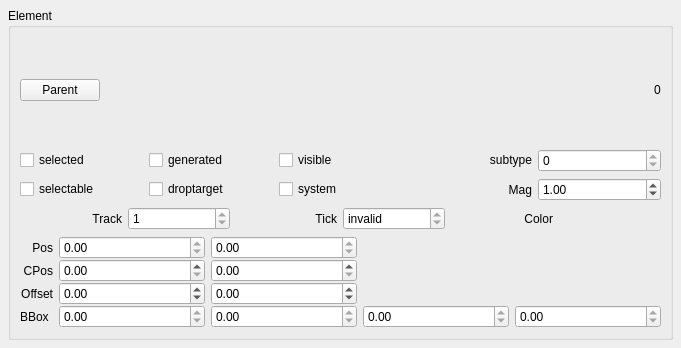
<?xml version="1.0" encoding="UTF-8"?>
<ui version="4.0">
 <class>ElementBase</class>
 <widget class="QWidget" name="ElementBase">
  <property name="geometry">
   <rect>
    <x>0</x>
    <y>0</y>
    <width>681</width>
    <height>348</height>
   </rect>
  </property>
  <property name="windowTitle">
   <string>Form</string>
  </property>
  <layout class="QVBoxLayout">
   <property name="spacing">
    <number>6</number>
   </property>
   <property name="margin">
    <number>8</number>
   </property>
   <item>
    <widget class="QGroupBox" name="groupBox">
     <property name="toolTip">
      <string notr="true"/>
     </property>
     <property name="title">
      <string notr="true" comment="do not translate">Element</string>
     </property>
     <property name="flat">
      <bool>true</bool>
     </property>
     <layout class="QVBoxLayout" name="verticalLayout">
      <item>
       <layout class="QHBoxLayout">
        <property name="spacing">
         <number>6</number>
        </property>
        <property name="margin">
         <number>0</number>
        </property>
        <item>
         <widget class="QPushButton" name="parentButton">
          <property name="text">
           <string notr="true">Parent</string>
          </property>
         </widget>
        </item>
        <item>
         <spacer>
          <property name="orientation">
           <enum>Qt::Horizontal</enum>
          </property>
          <property name="sizeHint" stdset="0">
           <size>
            <width>40</width>
            <height>20</height>
           </size>
          </property>
         </spacer>
        </item>
        <item>
         <widget class="QLabel" name="address">
          <property name="toolTip">
           <string notr="true"/>
          </property>
          <property name="text">
           <string notr="true">0</string>
          </property>
         </widget>
        </item>
       </layout>
      </item>
      <item>
       <layout class="QGridLayout" name="gridLayout_2">
        <property name="margin">
         <number>0</number>
        </property>
        <item row="0" column="0">
         <widget class="QCheckBox" name="selected">
          <property name="text">
           <string notr="true" comment="do not translate">selected</string>
          </property>
         </widget>
        </item>
        <item row="0" column="2">
         <widget class="QCheckBox" name="generated">
          <property name="text">
           <string notr="true" comment="do not translate">generated</string>
          </property>
         </widget>
        </item>
        <item row="0" column="3">
         <widget class="QCheckBox" name="visible">
          <property name="text">
           <string notr="true" comment="do not translate">visible</string>
          </property>
         </widget>
        </item>
        <item row="0" column="5">
         <widget class="QLabel" name="label_4">
          <property name="sizePolicy">
           <sizepolicy hsizetype="Minimum" vsizetype="Fixed">
            <horstretch>0</horstretch>
            <verstretch>0</verstretch>
           </sizepolicy>
          </property>
          <property name="toolTip">
           <string notr="true"/>
          </property>
          <property name="text">
           <string notr="true" comment="do not translate">subtype</string>
          </property>
          <property name="alignment">
           <set>Qt::AlignRight</set>
          </property>
         </widget>
        </item>
        <item row="0" column="6">
         <widget class="QSpinBox" name="subtype">
          <property name="sizePolicy">
           <sizepolicy hsizetype="Preferred" vsizetype="Fixed">
            <horstretch>0</horstretch>
            <verstretch>0</verstretch>
           </sizepolicy>
          </property>
          <property name="toolTip">
           <string notr="true"/>
          </property>
          <property name="readOnly">
           <bool>true</bool>
          </property>
          <property name="maximum">
           <number>999999999</number>
          </property>
         </widget>
        </item>
        <item row="1" column="0">
         <widget class="QCheckBox" name="selectable">
          <property name="text">
           <string>selectable</string>
          </property>
         </widget>
        </item>
        <item row="1" column="2">
         <widget class="QCheckBox" name="droptarget">
          <property name="text">
           <string>droptarget</string>
          </property>
         </widget>
        </item>
        <item row="1" column="3">
         <widget class="QCheckBox" name="systemFlag">
          <property name="toolTip">
           <string notr="true"/>
          </property>
          <property name="text">
           <string notr="true" comment="do not translate">system</string>
          </property>
         </widget>
        </item>
        <item row="1" column="6">
         <widget class="QDoubleSpinBox" name="mag">
          <property name="value">
           <double>1.000000000000000</double>
          </property>
         </widget>
        </item>
        <item row="1" column="5">
         <widget class="QLabel" name="label_11">
          <property name="text">
           <string notr="true" comment="do not translate">Mag</string>
          </property>
          <property name="alignment">
           <set>Qt::AlignRight|Qt::AlignTrailing|Qt::AlignVCenter</set>
          </property>
         </widget>
        </item>
       </layout>
      </item>
      <item>
       <layout class="QHBoxLayout">
        <property name="spacing">
         <number>6</number>
        </property>
        <property name="margin">
         <number>0</number>
        </property>
        <item>
         <widget class="QLabel" name="label">
          <property name="toolTip">
           <string notr="true"/>
          </property>
          <property name="text">
           <string notr="true" comment="do not translate">Track</string>
          </property>
          <property name="textFormat">
           <enum>Qt::PlainText</enum>
          </property>
          <property name="alignment">
           <set>Qt::AlignRight|Qt::AlignTrailing|Qt::AlignVCenter</set>
          </property>
         </widget>
        </item>
        <item>
         <widget class="QSpinBox" name="track">
          <property name="sizePolicy">
           <sizepolicy hsizetype="Preferred" vsizetype="Fixed">
            <horstretch>0</horstretch>
            <verstretch>0</verstretch>
           </sizepolicy>
          </property>
          <property name="toolTip">
           <string notr="true"/>
          </property>
          <property name="readOnly">
           <bool>true</bool>
          </property>
          <property name="minimum">
           <number>1</number>
          </property>
          <property name="maximum">
           <number>4</number>
          </property>
         </widget>
        </item>
        <item>
         <widget class="QLabel" name="label_2">
          <property name="text">
           <string notr="true" comment="do not translate">Tick</string>
          </property>
          <property name="textFormat">
           <enum>Qt::PlainText</enum>
          </property>
          <property name="alignment">
           <set>Qt::AlignRight|Qt::AlignTrailing|Qt::AlignVCenter</set>
          </property>
         </widget>
        </item>
        <item>
         <widget class="QSpinBox" name="time">
          <property name="sizePolicy">
           <sizepolicy hsizetype="Preferred" vsizetype="Fixed">
            <horstretch>0</horstretch>
            <verstretch>0</verstretch>
           </sizepolicy>
          </property>
          <property name="toolTip">
           <string notr="true"/>
          </property>
          <property name="readOnly">
           <bool>true</bool>
          </property>
          <property name="specialValueText">
           <string>invalid</string>
          </property>
          <property name="minimum">
           <number>-1</number>
          </property>
          <property name="maximum">
           <number>999999</number>
          </property>
          <property name="value">
           <number>-1</number>
          </property>
         </widget>
        </item>
        <item>
         <widget class="QLabel" name="label_3">
          <property name="toolTip">
           <string notr="true"/>
          </property>
          <property name="text">
           <string notr="true" comment="do not translate">Color</string>
          </property>
          <property name="textFormat">
           <enum>Qt::PlainText</enum>
          </property>
          <property name="alignment">
           <set>Qt::AlignRight|Qt::AlignTrailing|Qt::AlignVCenter</set>
          </property>
         </widget>
        </item>
        <item>
         <widget class="Awl::ColorLabel" name="color">
          <property name="sizePolicy">
           <sizepolicy hsizetype="Preferred" vsizetype="Fixed">
            <horstretch>0</horstretch>
            <verstretch>0</verstretch>
           </sizepolicy>
          </property>
         </widget>
        </item>
       </layout>
      </item>
      <item>
       <layout class="QGridLayout" name="gridLayout">
        <property name="verticalSpacing">
         <number>0</number>
        </property>
        <item row="0" column="0">
         <widget class="QLabel" name="label_5">
          <property name="text">
           <string notr="true" comment="do not translate">Pos</string>
          </property>
          <property name="textFormat">
           <enum>Qt::PlainText</enum>
          </property>
          <property name="alignment">
           <set>Qt::AlignRight|Qt::AlignTrailing|Qt::AlignVCenter</set>
          </property>
         </widget>
        </item>
        <item row="0" column="1">
         <widget class="QDoubleSpinBox" name="posx">
          <property name="sizePolicy">
           <sizepolicy hsizetype="Preferred" vsizetype="Fixed">
            <horstretch>0</horstretch>
            <verstretch>0</verstretch>
           </sizepolicy>
          </property>
          <property name="readOnly">
           <bool>true</bool>
          </property>
          <property name="maximum">
           <double>100000.000000000000000</double>
          </property>
         </widget>
        </item>
        <item row="0" column="2">
         <widget class="QDoubleSpinBox" name="posy">
          <property name="sizePolicy">
           <sizepolicy hsizetype="Preferred" vsizetype="Fixed">
            <horstretch>0</horstretch>
            <verstretch>0</verstretch>
           </sizepolicy>
          </property>
          <property name="readOnly">
           <bool>true</bool>
          </property>
          <property name="maximum">
           <double>100000.000000000000000</double>
          </property>
         </widget>
        </item>
        <item row="1" column="0">
         <widget class="QLabel" name="label_10">
          <property name="text">
           <string notr="true" comment="do not translate">CPos</string>
          </property>
          <property name="alignment">
           <set>Qt::AlignRight|Qt::AlignTrailing|Qt::AlignVCenter</set>
          </property>
         </widget>
        </item>
        <item row="1" column="1">
         <widget class="QDoubleSpinBox" name="cposx">
          <property name="sizePolicy">
           <sizepolicy hsizetype="Preferred" vsizetype="Fixed">
            <horstretch>0</horstretch>
            <verstretch>0</verstretch>
           </sizepolicy>
          </property>
          <property name="toolTip">
           <string notr="true">canvas x position</string>
          </property>
          <property name="maximum">
           <double>1000000.000000000000000</double>
          </property>
         </widget>
        </item>
        <item row="1" column="2">
         <widget class="QDoubleSpinBox" name="cposy">
          <property name="sizePolicy">
           <sizepolicy hsizetype="Preferred" vsizetype="Fixed">
            <horstretch>0</horstretch>
            <verstretch>0</verstretch>
           </sizepolicy>
          </property>
          <property name="toolTip">
           <string notr="true">canvas y position</string>
          </property>
          <property name="maximum">
           <double>1000000.000000000000000</double>
          </property>
         </widget>
        </item>
        <item row="2" column="0">
         <widget class="QLabel" name="label_6">
          <property name="text">
           <string notr="true" comment="do not translate">Offset</string>
          </property>
          <property name="textFormat">
           <enum>Qt::PlainText</enum>
          </property>
          <property name="alignment">
           <set>Qt::AlignRight|Qt::AlignTrailing|Qt::AlignVCenter</set>
          </property>
         </widget>
        </item>
        <item row="2" column="1">
         <widget class="QDoubleSpinBox" name="offsetx">
          <property name="sizePolicy">
           <sizepolicy hsizetype="Preferred" vsizetype="Fixed">
            <horstretch>0</horstretch>
            <verstretch>0</verstretch>
           </sizepolicy>
          </property>
          <property name="suffix">
           <string comment="do not translate"/>
          </property>
          <property name="minimum">
           <double>-100000.000000000000000</double>
          </property>
          <property name="maximum">
           <double>100000.000000000000000</double>
          </property>
          <property name="singleStep">
           <double>0.100000000000000</double>
          </property>
         </widget>
        </item>
        <item row="2" column="2">
         <widget class="QDoubleSpinBox" name="offsety">
          <property name="sizePolicy">
           <sizepolicy hsizetype="Preferred" vsizetype="Fixed">
            <horstretch>0</horstretch>
            <verstretch>0</verstretch>
           </sizepolicy>
          </property>
          <property name="suffix">
           <string comment="do not translate"/>
          </property>
          <property name="minimum">
           <double>-100000.000000000000000</double>
          </property>
          <property name="maximum">
           <double>100000.000000000000000</double>
          </property>
          <property name="singleStep">
           <double>0.100000000000000</double>
          </property>
         </widget>
        </item>
        <item row="3" column="0">
         <widget class="QLabel" name="label_7">
          <property name="sizePolicy">
           <sizepolicy hsizetype="Maximum" vsizetype="Preferred">
            <horstretch>0</horstretch>
            <verstretch>0</verstretch>
           </sizepolicy>
          </property>
          <property name="text">
           <string notr="true" comment="do not translate">BBox</string>
          </property>
          <property name="textFormat">
           <enum>Qt::PlainText</enum>
          </property>
         </widget>
        </item>
        <item row="3" column="1">
         <widget class="QDoubleSpinBox" name="bboxx">
          <property name="sizePolicy">
           <sizepolicy hsizetype="Preferred" vsizetype="Fixed">
            <horstretch>0</horstretch>
            <verstretch>0</verstretch>
           </sizepolicy>
          </property>
          <property name="readOnly">
           <bool>true</bool>
          </property>
          <property name="minimum">
           <double>-100000.000000000000000</double>
          </property>
          <property name="maximum">
           <double>100000.000000000000000</double>
          </property>
         </widget>
        </item>
        <item row="3" column="2">
         <widget class="QDoubleSpinBox" name="bboxy">
          <property name="sizePolicy">
           <sizepolicy hsizetype="Preferred" vsizetype="Fixed">
            <horstretch>0</horstretch>
            <verstretch>0</verstretch>
           </sizepolicy>
          </property>
          <property name="readOnly">
           <bool>true</bool>
          </property>
          <property name="minimum">
           <double>-100000.000000000000000</double>
          </property>
          <property name="maximum">
           <double>100000.000000000000000</double>
          </property>
         </widget>
        </item>
        <item row="3" column="3">
         <widget class="QDoubleSpinBox" name="bboxw">
          <property name="sizePolicy">
           <sizepolicy hsizetype="Preferred" vsizetype="Fixed">
            <horstretch>0</horstretch>
            <verstretch>0</verstretch>
           </sizepolicy>
          </property>
          <property name="readOnly">
           <bool>true</bool>
          </property>
          <property name="minimum">
           <double>-100000.000000000000000</double>
          </property>
          <property name="maximum">
           <double>100000.000000000000000</double>
          </property>
         </widget>
        </item>
        <item row="3" column="4">
         <widget class="QDoubleSpinBox" name="bboxh">
          <property name="readOnly">
           <bool>true</bool>
          </property>
          <property name="minimum">
           <double>-100000.000000000000000</double>
          </property>
          <property name="maximum">
           <double>100000.000000000000000</double>
          </property>
         </widget>
        </item>
       </layout>
      </item>
     </layout>
    </widget>
   </item>
  </layout>
 </widget>
 <customwidgets>
  <customwidget>
   <class>Awl::ColorLabel</class>
   <extends>QFrame</extends>
   <header>awl/colorlabel.h</header>
   <container>1</container>
  </customwidget>
 </customwidgets>
 <resources/>
 <connections/>
</ui>
